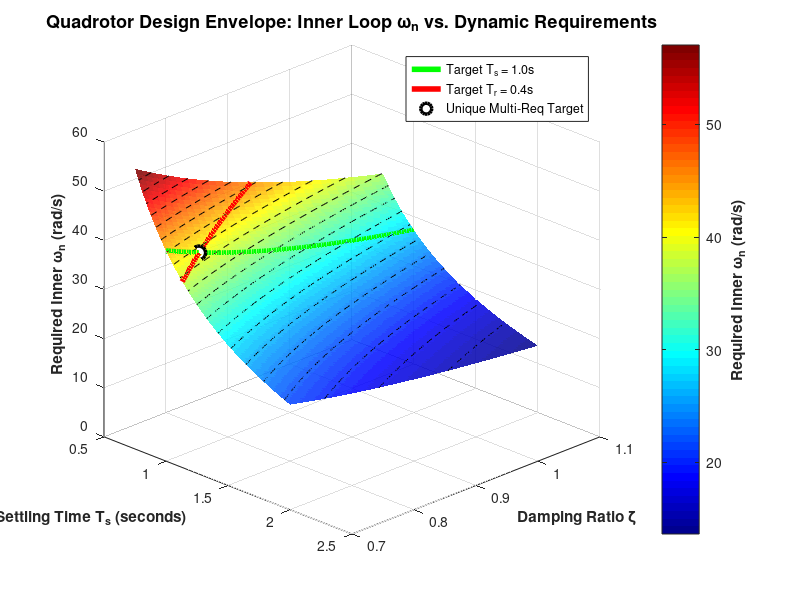

The MATLAB script that drew this image:
%% REQ-Dyn-03 (Updated with Rise Time Calculations)
% Finding natural frequencies, damping ratios, and rise times
clear all; close all; clc;

%% KEY VARIABLES
%%--------------
ts_target = 1.0; 
tr_target = 0.4;
sep = 10.0;
%%--------------

N = 100;
g = 9.81; % m/s^2
% Range of damping ratios and settling times
zeta = linspace(0.7,1.1,N);
ts = linspace(0.75,2.0,N);
p = 0.05; % Percent (want within 95% so 5% error)
[TS, ZETA] = meshgrid(ts, zeta);

Omega_n_mid = -log(p) ./ (ZETA .* TS);

% Inner loop targets
Omega_n_inner_rps = Omega_n_mid * sep;      % in radians per second
% Omega_n_inner_rps = Omega_n_mid * 5.0;      % in radians per second
Omega_n_inner_hz  = Omega_n_inner_rps / (2 * pi); % in Hertz

% --- NEW: Calculate the Mid Velocity Loop Rise Time across the mesh ---
% Using standard second-order approximation: Tr = (0.8 + 0.6*zeta + 0.6*zeta^2) / wn
TR_mid = (0.8 + 0.6.*ZETA + 0.6.*ZETA.^2) ./ Omega_n_mid;
% ----------------------------------------------------------------------

% Motor limitations: frequency response limits (bandwidth limits)
risky_ceiling_rps = 400*2*pi/10; % rad/s

% Plotting
figure('Position', [100, 100, 1000, 650]);
surf_handle = surf(TS, ZETA, Omega_n_inner_rps, 'EdgeColor', 'none', 'FaceAlpha', 0.85,'HandleVisibility','off');
hold on;
contour3(TS, ZETA, Omega_n_inner_rps, 20, 'k--','HandleVisibility','off');

[TS_mesh, ZETA_mesh] = meshgrid(ts, zeta);
z_risky   = risky_ceiling_rps * ones(size(TS_mesh));

% Mesh plane representing the vibration threshold limit
% mesh(TS_mesh, ZETA_mesh, z_risky, 'FaceColor', 'y', 'EdgeColor', 'none', 'FaceAlpha', 0.75, 'DisplayName', 'High Noise/Vibration Threshold (40 rad/s)');

% --- VISUAL BOUNDARIES & REQUIREMENTS ISOLATION ---

% 1. Target Settling Time Limit (Ts = 1.0s) Line
ts_line = ts_target * ones(size(zeta));
zeta_line = zeta;
omega_line_ts = (-log(p) ./ (zeta_line .* ts_target)) * sep; 
% omega_line_ts = (-log(p) ./ (zeta_line .* ts_target)) * 5.0; 
plot3(ts_line, zeta_line, omega_line_ts, 'g-', 'LineWidth', 4, 'DisplayName', 'Target T_s = 1.0s');

% 2. NEW: Target Rise Time Limit (Tr = 0.4s) Line
% To find where Tr = 0.4s, we rearrange: wn_mid = (0.8 + 0.6*zeta + 0.6*zeta^2) / Tr
omega_mid_tr_line = (0.8 + 0.6.*zeta + 0.6.*zeta.^2) ./ tr_target;
omega_inner_tr_line = omega_mid_tr_line * sep; % Scale up to inner loop axis
% omega_inner_tr_line = omega_mid_tr_line * 5.0; % Scale up to inner loop axis
% Solve for the matching Ts coordinates to plot it properly on our X-axis mesh:
% Ts = -log(0.05) / (zeta * wn_mid)
ts_tr_line = -log(p) ./ (zeta .* omega_mid_tr_line);

% Filter line to only plot within our visible X-axis limits
valid_tr_plot = (ts_tr_line >= 0.75) & (ts_tr_line <= 2.0);
plot3(ts_tr_line(valid_tr_plot), zeta(valid_tr_plot), omega_inner_tr_line(valid_tr_plot), ...
      'r-', 'LineWidth', 4, 'DisplayName', 'Target T_r = 0.4s');

%% --- FINDING AND PLOTTING THE EXACT INTERSECTION POINT ---
% The point where Ts = 1.0s and Tr = 0.4s meet mathematically
opt_ts = ts_target;
opt_tr = tr_target;

% Analytical ratio formula: Tr/Ts = zeta * (0.8 + 0.6*zeta + 0.6*zeta^2) / -log(p)
target_ratio = opt_tr / opt_ts;
zeta_fine = linspace(0.7, 1.1, 1000);
ratio_model = (zeta_fine .* (0.8 + 0.6.*zeta_fine + 0.6.*zeta_fine.^2)) / -log(p);
[~, min_idx] = min(abs(ratio_model - target_ratio));

opt_zeta = zeta_fine(min_idx);
opt_wn_mid = -log(p) / (opt_zeta * opt_ts);
opt_wn_inner = opt_wn_mid * sep;
% opt_wn_inner = opt_wn_mid * 5.0;

% Plot the intersection dot
plot3(opt_ts, opt_zeta, opt_wn_inner, 'ko', 'MarkerFaceColor', 'w', 'MarkerSize', 10, 'LineWidth', 2.5, 'DisplayName', 'Unique Multi-Req Target');

% --- FORMATTING ---
colormap(jet);
colorbar_handle = colorbar;
ylabel(colorbar_handle, 'Required Inner \omega_n (rad/s)', 'FontSize', 11, 'FontWeight', 'bold');

title('Quadrotor Design Envelope: Inner Loop \omega_n vs. Dynamic Requirements', 'FontSize', 13, 'FontWeight', 'bold');
xlabel('95% Velocity Settling Time T_s (seconds)', 'FontSize', 11, 'FontWeight', 'bold');
ylabel('Damping Ratio \zeta', 'FontSize', 11, 'FontWeight', 'bold');
zlabel('Required Inner \omega_n (rad/s)', 'FontSize', 11, 'FontWeight', 'bold');

legend('Location', 'northeast');
zlim([0, 60]);
xlim([0.5, 2.5]);
view(45, 25); 
grid on;

%% Calcualting Gains (Inner, Mid, Outer)
% =========================================================================
% MATHEMATICALLY TUNED CONTROL GAINS (T_s = 1.0s, T_r = 0.4s Corridor)
% =========================================================================
% Vehicle Constant Definitions
m = 872.10 / 1000; % 0.8721 kg
g = 9.81;          % m/s^2

% Full Inertia Tensor Matrix
Ixx = 2.07980161;
Iyy = 1.80119584;
Izz = 1.10152989;

% Off-Diagonal Products of Inertia (Flip the signs from your CAD output)
Ixy = -0.53025233;
Ixz = -0.75173297;
Iyz = -0.97779223;

J = [ Ixx, Ixy, Ixz; 
      Ixy, Iyy, Iyz; 
      Ixz, Iyz, Izz ];
J_inv = inv(J);

% Primary Base Multipliers derived from your optimal surface point
wn_inner   = opt_wn_inner; 
zeta_inner = opt_zeta;
Kp_mult = wn_inner^2;               % 1583.38
Kd_mult = 2 * zeta_inner * wn_inner; % 59.93

Kpphi = Kp_mult / J_inv(1,1);     
Kdphi = Kd_mult / J_inv(1,1);     
Kiphi = Kpphi * 0.1;              

Kptheta = Kp_mult / J_inv(2,2);   
Kdtheta = Kd_mult / J_inv(2,2);   
Kitheta = Kptheta * 0.1;          

% =========================================================================
% 1. VERTICAL LOOP: Altitude (z) Control Gains
% =========================================================================
% Dynamic Model: Newton's Second Law -> m * z_ddot = F_thrust
% Controller Type: PID over Acceleration
% Characteristic Equation: s^2 + (Kdz/m)*s + (Kpz/m) = 0
% Standard Second-Order Template Matching:
%   - Proportional Gain: Kpz = wn_z^2 * m
%   - Derivative Gain:   Kdz = 2 * zeta_z * wn_z * m
%   - Integral Gain:     Kiz = 10% of Kpz (steady-state error compensation)
% =========================================================================

zeta_z = 1.0; % critically damped
wn_z = wn_inner / 10;
Kpz = (wn_z^2) * m;               
Kdz = (2 * zeta_z * wn_z) * m;     
Kiz = Kpz * 0.1;
% Kiz = 0.0;

Jzz = 1 / J_inv(3,3);
Jxx = 1 / J_inv(1,1);
Jyy = 1 / J_inv(2,2);
mean_translational_inertia = (Jxx + Jyy) / 2;
% =========================================================================
% 2. INNER LOOP: Yaw Rotation (psi) Control Gains
% =========================================================================
% Dynamic Model: Rotational Rigid Body -> Jzz * psi_ddot = Torque_yaw
% Controller Type: PID over Angular Acceleration
% Characteristic Equation: s^2 + (Kdpsi/Jzz)*s + (Kppsi/Jzz) = 0
% Standard Second-Order Template Matching (Note: Jzz = 1 / J_inv(3,3)):
%   - Proportional Gain: Kppsi = wn_yaw^2 * Jzz
%   - Derivative Gain:   Kdpsi = 2 * zeta_yaw * wn_yaw * Jzz
%   - Integral Gain:     Kipsi = 10% of Kppsi (aerodynamic drag rejection)
% =========================================================================

wn_yaw = wn_inner;
zeta_yaw = 1.0;
Kppsi = (wn_yaw^2) / J_inv(3,3);  
Kdpsi = (2 * zeta_yaw * wn_yaw) / J_inv(3,3); 
Kipsi = Kppsi * 0.1;

% =========================================================================
% 3. MID LOOP: Translational Velocity (u, v) Control Gains
% =========================================================================
% Dynamic Model: Small-Angle Horizontal Acceleration -> u_dot = -g * theta
% Controller Type: PI over Velocity (Outputs Target Pitch/Roll Angle)
% Characteristic Equation (Time Derivative of Plant): s^2 + (g * Kpu)*s + (g * Kdu) = 0
% Standard Second-Order Template Matching (Note: Role of P and D are inverted):
%   - Proportional Gain: Kpu = (2 * zeta_mid * wn_mid) / g  (Acts as damping)
%   - Derivative Gain:   Kdu = wn_mid^2 / g                 (Acts as stiffness)
%   - Integral Gain:     Kiu = 10% of Kpu                   (Wind/bias rejection)
% =========================================================================

% wn_mid = wn_inner / 10.0;
wn_mid = wn_inner / 5.0;
zeta_mid = 1.0; 

Kpu = (2 * zeta_mid * wn_mid) / g; 
Kpv = Kpu;
Kdu = (wn_mid^2) / g;              
Kdv = Kdu;
Kiu = Kpu * 0.1;
Kiv = Kiu;

% =========================================================================
% 4. OUTER LOOP: Spatial Position (x, y) Control Gains
% =========================================================================
% Kinematic Model: Pure Geometric Integration -> x_dot = u
% Controller Type: P (with weak I) over Kinematics (Outputs Target Velocity)
% Characteristic Equation: s + Kpx = 0
% Standard First-Order Template Matching (No mass/inertia required):
%   - Proportional Gain: Kpx = wn_outer
%   - Integral Gain:     Kix = 10% of Kpx (drifting error compensation)
% =========================================================================

wn_outer = wn_mid / 5.0;

Kpx = wn_outer;                    
Kpy = Kpx;
Kix = Kpx * 0.1;
Kiy = Kix;

% =========================================================================
% EXPANDED VERIFICATION PRINT STATEMENT
% =========================================================================
fprintf('\n===================================================================\n');
fprintf('        HIGH-FIDELITY FLIGHT CONTROLLER GAIN VERIFICATION MATRIX    \n');
fprintf('     Requirements Targets Met: Settling Time = 1.0s, Rise Time = 0.4s \n');
fprintf('===================================================================\n\n');

fprintf('  [LAYER 1: INNERMOST ATTITUDE & HEAVE RATES]\n');
fprintf('  ---------------------------------------------------------------\n');
fprintf('  Roll (phi)   ->  Kp = %10.5f,  Ki = %10.5f,  Kd = %10.5f\n', Kpphi, Kiphi, Kdphi);
fprintf('  Pitch (theta)->  Kp = %10.5f,  Ki = %10.5f,  Kd = %10.5f\n', Kptheta, Kitheta, Kdtheta);
fprintf('  Yaw (psi)    ->  Kp = %10.5f,  Ki = %10.5f,  Kd = %10.5f\n', Kppsi, Kipsi, Kdpsi);
fprintf('  Altitude (Z) ->  Kp = %10.5f,  Ki = %10.5f,  Kd = %10.5f\n\n', Kpz, Kiz, Kdz);

% fprintf('  [LAYER 2: TRANSLATIONAL VELOCITY LOOP (10x Time-Scale Separation)]\n');
fprintf('  [LAYER 2: TRANSLATIONAL VELOCITY LOOP (5x Time-Scale Separation)]\n');
fprintf('  ---------------------------------------------------------------\n');
% fprintf('  U Velocity   ->  Kp = %10.5f,  Ki = %10.5f,  Kd = %10.5f\n', Kpu, Kiu, Kdu);
% fprintf('  V Velocity   ->  Kp = %10.5f,  Ki = %10.5f,  Kd = %10.5f\n\n', Kpv, Kiv, Kdv);
fprintf('  U Velocity   ->  Kp = %10.5f\n',Kpu);
fprintf('  V Velocity   ->  Kp = %10.5f\n',Kpv);

% fprintf('  [LAYER 3: OUTERMOST SPATIAL NAVIGATION (100x Separation Corridor)]\n');
fprintf('  [LAYER 3: OUTERMOST SPATIAL NAVIGATION (25x Separation Corridor)]\n');
fprintf('  ---------------------------------------------------------------\n');
fprintf('  X Position   ->  Kp = %10.5f\n',Kpx);
fprintf('  Y Position   ->  Kp = %10.5f\n',Kpy);
fprintf('===================================================================\n');
